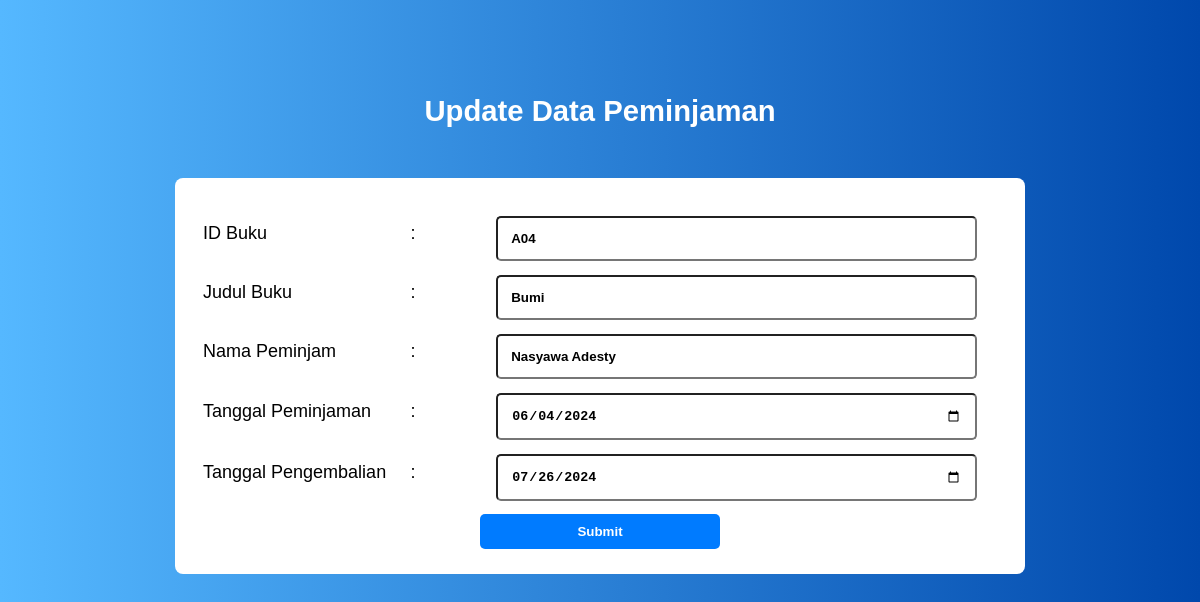
The app's page /update_pinjam.php?id_buku=A04 with its own data.
### tables this page shows
CREATE TABLE `data_peminjaman` (
  `id_buku` varchar(10) NOT NULL,
  `judul_buku` varchar(255) NOT NULL,
  `nama_peminjam` varchar(255) NOT NULL,
  `tanggal_pinjam` date NOT NULL,
  `tanggal_kembali` date NOT NULL
);

### update_pinjam.php (the view, shortened to what this page needs)
<?php
    $conn = mysqli_connect('localhost', 'root', '', 'projectweb');
    if (isset($_GET['id_buku'])) {
        $id_buku = $_GET['id_buku'];
        $cari = "SELECT * FROM data_peminjaman WHERE id_buku='$id_buku'";
        $hasil_cari = mysqli_query($conn, $cari);
        $data = mysqli_fetch_array($hasil_cari);
    } else {
        echo "ID Buku tidak diberikan!";
        exit;
    }
?>
<!DOCTYPE html>
<html>
<head>
</head>
<body>
    <center>
        <div class="judul">
            <h3>Update Data Peminjaman</h3>
        </div>
        <div class="data">
            <form method="POST" action="">
                <table border="0" width="100%">
                    <tr>
                        <td width="10%">ID Buku</td>
                        <td width="5%">:</td>
                        <td width="30%"><input type="text" name="id_buku" size="30" value="<?php echo $data['id_buku'] ?>" readonly></td>
                    </tr>
                    <tr>
                        <td width="10%">Judul Buku</td>
                        <td width="5%">:</td>
                        <td width="30%"><input type="text" name="judul_buku" size="30" value="<?php echo $data['judul_buku'] ?>"></td>
                    </tr>
                    <tr>
                        <td width="10%">Nama Peminjam</td>
                        <td width="5%">:</td>
                        <td width="30%"><input type="text" name="nama_peminjam" size="30" value="<?php echo $data['nama_peminjam'] ?>"></td>
                    </tr>
                    <tr>
                        <td width="10%">Tanggal Peminjaman</td>
                        <td width="5%">:</td>
                        <td width="30%"><input type="date" name="tanggal_pinjam" size="30" value="<?php echo $data['tanggal_pinjam'] ?>"></td>
                    </tr>
                    <tr>
                        <td width="10%">Tanggal Pengembalian</td>
                        <td width="5%">:</td>
                        <td width="30%"><input type="date" name="tanggal_kembali" size="30" value="<?php echo $data['tanggal_kembali'] ?>"></td>
                    </tr>
                </table>
                <div class="box">
                    <input type="submit" value="Submit" name="submit" class="tombol">
                </div>
            </form>
        </div>
    </center>
</body>
</html>

### update_pinjam.php (style rules this page uses)
:root { --ij: #55b8ff; --blue: #0048ac; --gradient: linear-gradient(90deg, var(--ij), var(--blue)); }
body { background: var(--gradient); padding: 3rem 7%; font-family: 'Raleway', sans-serif; background-size: cover; color: rgb(0, 0, 0); }
.judul { text-align: center; color: #fff; font-weight: bold; font-size: 25px; padding: 10px 10px; margin-bottom: 10px; }
.data { width: 800px; background-color: #fff; margin: 10px 0; padding: 25px; border-radius: 8px; font-size: large; }
.data input[type="submit"] { width: 30%; padding: 10px; background-color: #007bff; color: #fff; border: none; border-radius: 5px; cursor: pointer; }
input { border: 1; outline: 0; width: 90%; padding: 13px; margin: 10px 0 0 0; border-radius: 5px; font-weight: 600; align-items: center; }

### records on screen
data_peminjaman: id_buku "A04", judul_buku "Bumi", nama_peminjam "Nasyawa Adesty", tanggal_pinjam "06/04/2024", tanggal_kembali "07/26/2024"
